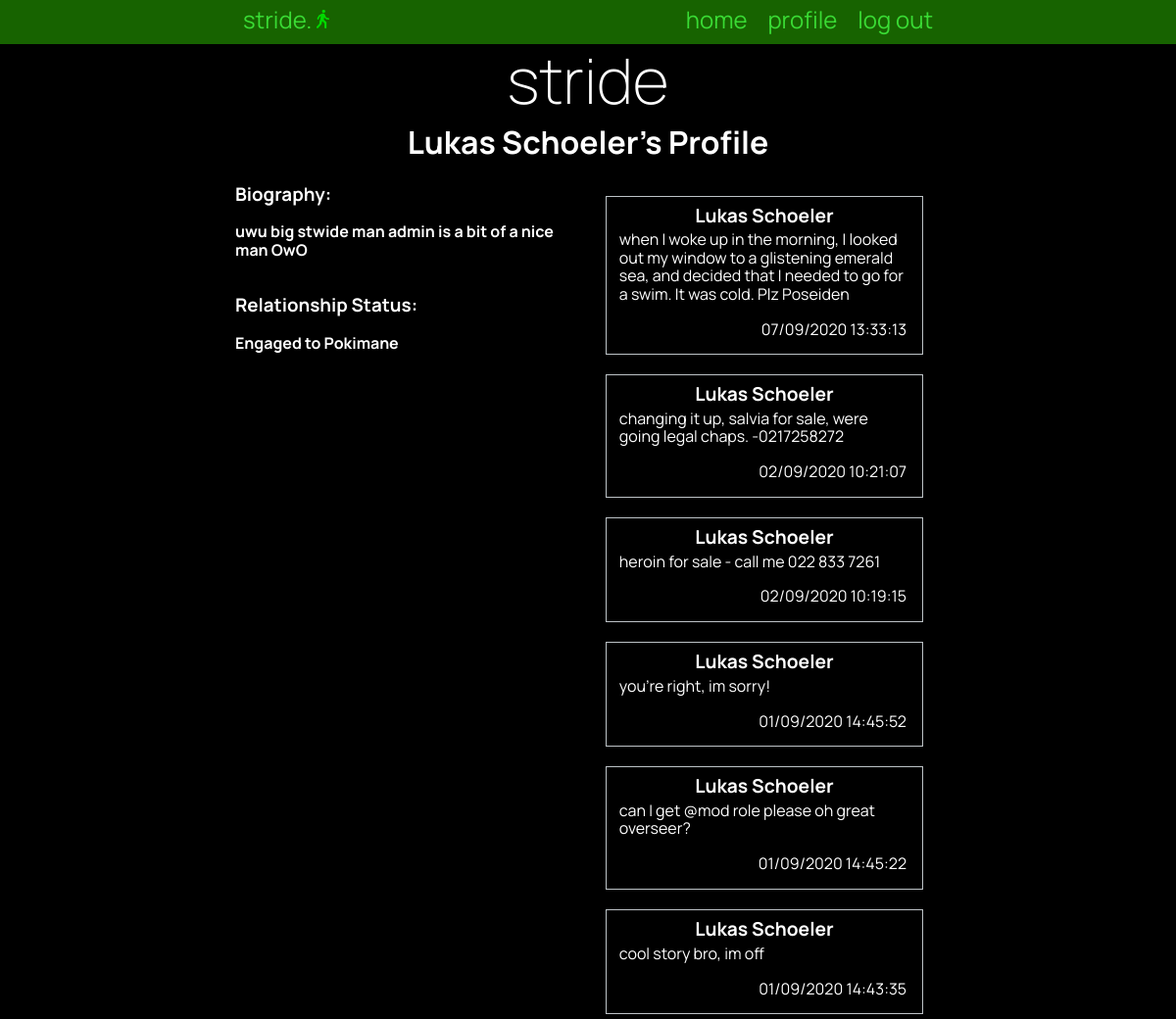
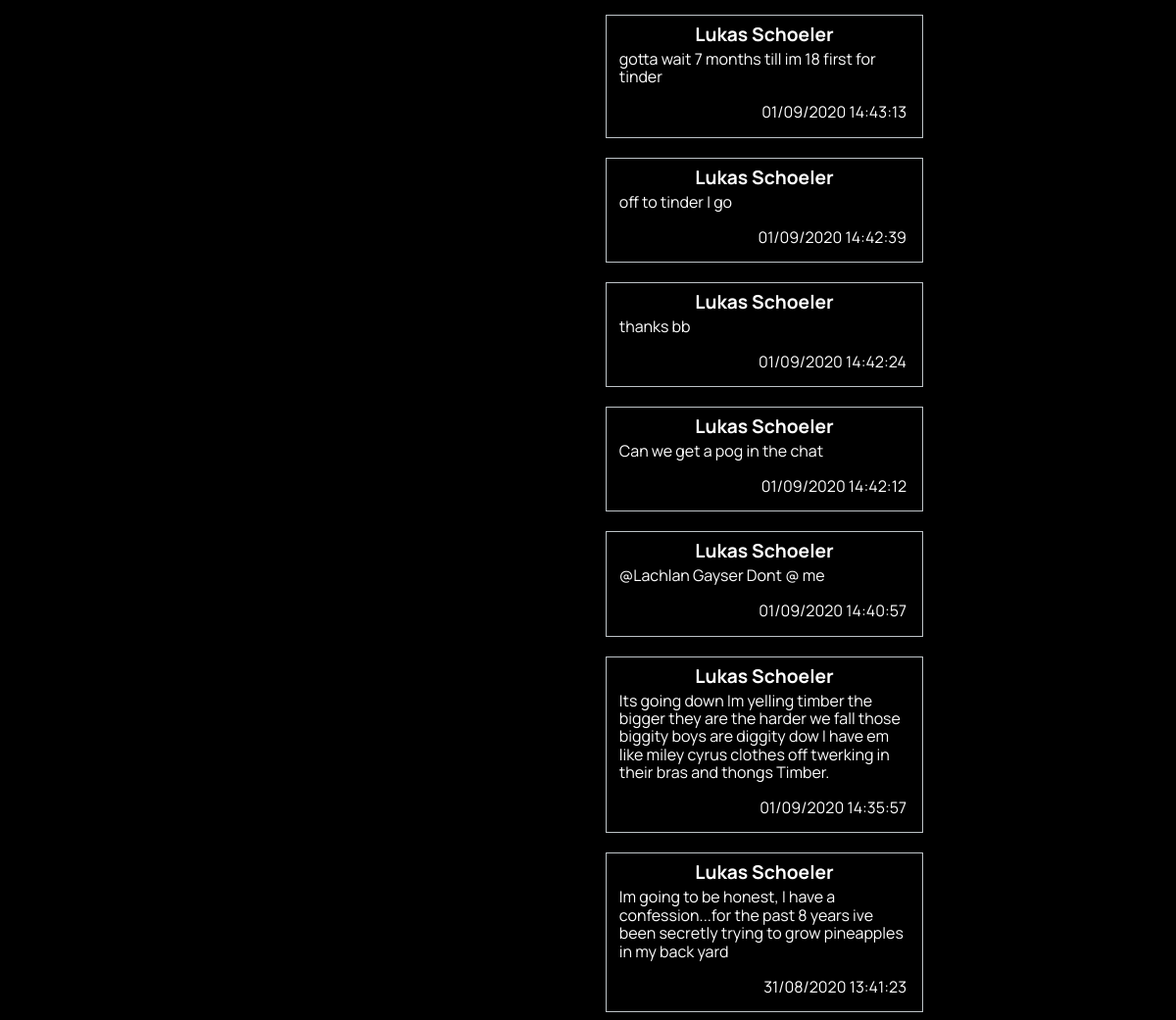
The app's page /profile/24 (signed in) with its own data (2 pictures, top to bottom).
### tables this page shows
CREATE TABLE "users"
(
	id INTEGER
		constraint customer_pk
			primary key autoincrement,
	fname VARCHAR(30),
	lname varchar(30),
	email varchar(80),
	password CHAR(60)
, biography varchar(255), relationship varchar(50));

CREATE TABLE "posts"
(
	id INTEGER
		constraint posts_pk
			primary key autoincrement,
	post VARCHAR(500),
	time TIMESTAMP
, customer_id INTEGER);

### app.py (the view)
@app.route('/profile/<userid>')
def profile(userid):
    con = create_connection(DB_NAME)
    query = "SELECT COUNT(*) FROM users WHERE id = ?"
    cur = con.cursor()  # You need this line next
    cur.execute(query, (userid,))  # this line actually executes the query
    profilecount = cur.fetchall()[0][0]  # puts the results into a list usable in python
    if profilecount < 1:
        flash("No user with " + str(userid) + " as their id.")
        return redirect("/")
    query = """SELECT posts.id,users.fname,users.lname,posts.post,strftime('%d/%m/%Y %H:%M:%S', posts.time) AS time
                FROM posts,users
                WHERE posts.customer_id = ? AND posts.customer_id = users.id
                ORDER BY posts.time DESC"""
    cur = con.cursor()  # You need this line next
    cur.execute(query, (userid,))  # this line actually executes the query
    post_list = cur.fetchall()  # puts the results into a list usable in python
    con = create_connection(DB_NAME)
    query = "SELECT fname,lname,biography,relationship,id FROM users WHERE id = ?"
    cur = con.cursor()  # You need this line next
    cur.execute(query, (userid,))  # this line actually executes the query
    user_info = cur.fetchall()
    con.close()
    correct_user = False
    if str(session['userid']) == str(userid):
        correct_user = True
    return render_template('profile.html', logged_in=is_logged_in(), correctuser=correct_user, posts=post_list, userinfo=user_info, )

### app.py (called while the page is built)
def create_connection(db_file):
    try:
        connection = sqlite3.connect(db_file)
        return connection
    except Error as e:
        print(e)
    return None

def is_logged_in():
    if session.get("email") is None:
        print("not logged in")
        return False
    else:
        print("logged in")
        return True

### templates/profile.html (shortened to what this page needs)
{% extends 'base.html' %}
{% block pageheading %}
{{ userinfo[0][0] }} {{ userinfo[0][1] }}'s Profile
{% endblock %}
{% block body %}
<div class="mainPageParent">
    <div class="left">
        {% if userinfo[0][2] %}
        <h3>Biography:</h3><br>
        <h4>{{ userinfo[0][2] }}</h4><br><br>
        {% endif %}
        {% if userinfo[0][3] %}
        <h3>Relationship Status:</h3><br>
        <h4>{{ userinfo[0][3] }}</h4>
        {% endif %}
    </div>
    <div class="mainFeed">
        {% for post in posts %}
        <div class="mainFeed-box">
            <div class="post-box-heading">
                <h3> {{ post[1] }} {{ post[2] }}</h3>
            </div>
            <div class="mainFeed-box-text">
                <p>{{ post[3] }} </p>
            </div>
            <div class="mainFeed-box-info">
                {{ post[4] }}
            </div>
        </div>
        {% endfor %}
    </div>
</div>
{% endblock %}

### templates/base.html (shortened to what this page needs)
<!DOCTYPE html>
<html lang = "en">
<head>
    <link rel="stylesheet" href="https://cdnjs.cloudflare.com/ajax/libs/normalize/8.0.1/normalize.css"/>
    <link href="{{ url_for('static', filename='stride.css') }}" rel="stylesheet">
</head>
<body>
<nav>
    <div class="container">
        <div class="navbar-brand"><a href="/">stride.  <img width = 13 title = "stride." class = "saturate"> </a> </div>
        <div class="navbar-links">
            <a href="/">home</a>
            {% if logged_in %}
                <a href="/profile">profile</a>
                <a href="/logout">log out</a>
            {% else %}
                <a href="/login">log in</a>
            {% endif %}
        </div>
    </div>
</nav>
<div class="container">
    <header>
        <h1><a href="/">stride</a></h1>
        <h2>{% block pageheading %}{% endblock %}</h2>
    </header>
    {% block body %}{% endblock %}
</div>
</body>
</html>

### static/stride.css (style rules this page uses)
* { font-family: 'Manrope', sans-serif; padding: 0; margin: 0; box-sizing: border-box; }
body { background-color: black; color: rgba(255, 255, 255, 1); }
header h2 { padding: 0.5rem; }
.saturate { filter: saturate(2.8); }
.container { width: 60vw; margin: auto; }
.container::after { content: ""; clear: both; display: table; }
img { max-width: 100%; }
h1 { text-align: center; font-weight: 200; font-size: 4rem; margin: 0; }
h2 { font-size: 2rem; text-align: center; margin: 0 0 1rem 0; }
nav { background-color: rgb(23, 99, 0); text-align: center; font-size: 1.5rem; padding-top: 0.4rem; padding-bottom: 0.7rem; color: rgba(69, 219, 52, 0.73); }
.mainPageParent { width: 100%; }
.left { width: 49%; float: left; }
.navbar-brand { display: inline; float: left; }
.navbar-links { display: inline; float: right; }
nav a { padding: 0 0.5rem; font-size: 1.5rem; color: rgb(58, 219, 52); }
a, a:visited { text-decoration: none; }
h1 a { color: white; }
.mainFeed { display: flex; word-wrap: break-word; flex-wrap: wrap; justify-content: space-evenly; width: 50%; float: right; }
.mainFeed-box { width: 90%; float: right; padding: 0.5rem; margin: 1vw; border: 1px solid rgba(189, 195, 199, 1.0); color: rgb(255, 255, 255); margin-bottom: 0.5rem; }
.mainFeed-box-info { padding: 0.5rem; float: right; }
.mainFeed-box-text { padding: 0.3rem; }
.mainFeed-box h3 { font-size: 1.2rem; text-align: center; }
.mainFeed-box p { font-size: 1rem; margin-bottom: 0.3rem; }

### records on screen
users: fname "Lukas", lname "Schoeler", biography "uwu big stwide man admin is a bit of a nice man OwO", relationship "Engaged to Pokimane"
posts: fname "Lukas", lname "Schoeler", post "when I woke up in the morning, I looked out my window to a glistening emerald sea, and decided that I needed to go for a swim. It was cold. Plz Poseiden", post "07/09/2020 13:33:13"
posts: fname "Lukas", lname "Schoeler", post "changing it up, salvia for sale, were going legal chaps. -0217258272", post "02/09/2020 10:21:07"
posts: fname "Lukas", lname "Schoeler", post "heroin for sale - call me 022 833 7261", post "02/09/2020 10:19:15"
posts: fname "Lukas", lname "Schoeler", post "you're right, im sorry!", post "01/09/2020 14:45:52"
posts: fname "Lukas", lname "Schoeler", post "can I get @mod role please oh great overseer?", post "01/09/2020 14:45:22"
posts: fname "Lukas", lname "Schoeler", post "cool story bro, im off", post "01/09/2020 14:43:35"
posts: fname "Lukas", lname "Schoeler", post "gotta wait 7 months till im 18 first for tinder", post "01/09/2020 14:43:13"
posts: fname "Lukas", lname "Schoeler", post "off to tinder I go", post "01/09/2020 14:42:39"
posts: fname "Lukas", lname "Schoeler", post "thanks bb", post "01/09/2020 14:42:24"
posts: fname "Lukas", lname "Schoeler", post "Can we get a pog in the chat", post "01/09/2020 14:42:12"
posts: fname "Lukas", lname "Schoeler", post "@Lachlan Gayser Dont @ me", post "01/09/2020 14:40:57"
posts: fname "Lukas", lname "Schoeler", post "Its going down Im yelling timber the bigger they are the harder we fall those biggity boys are diggity dow I have em like miley cyrus clothes off twerking in their bras and thongs Timber.", post "01/09/2020 14:35:57"
posts: fname "Lukas", lname "Schoeler", post "Im going to be honest, I have a confession...for the past 8 years ive been secretly trying to grow pineapples in my back yard", post "31/08/2020 13:41:23"
